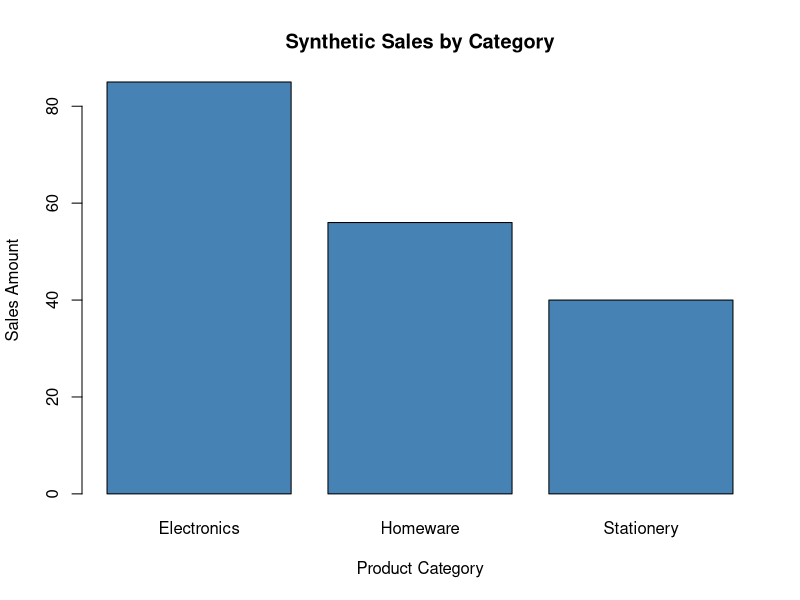

The R script that drew this image:
# Synthetic Retail Sales Analysis
# Author: Saravanan Gnanasekaran
# Purpose: Examine fictional retail sales records.
# Input: synthetic_sales.csv
sales <- read.csv("synthetic_sales.csv")

# Preview the first few rows
head(sales)

# Inspect column names and data types
str(sales)

# Check the number of rows and columns
dim(sales)

# Check for missing values
anyNA(sales)

# Summarize sales by category
category_sales <- aggregate(sales_amount ~ category,
                            data = sales,
                            FUN = sum)
category_sales

# Creating bar chart
barplot(category_sales$sales_amount,
        names.arg = category_sales$category,
        main = "Synthetic Sales by Category",
        xlab = "Product Category",
        ylab = "Sales Amount",
        col = "steelblue")
